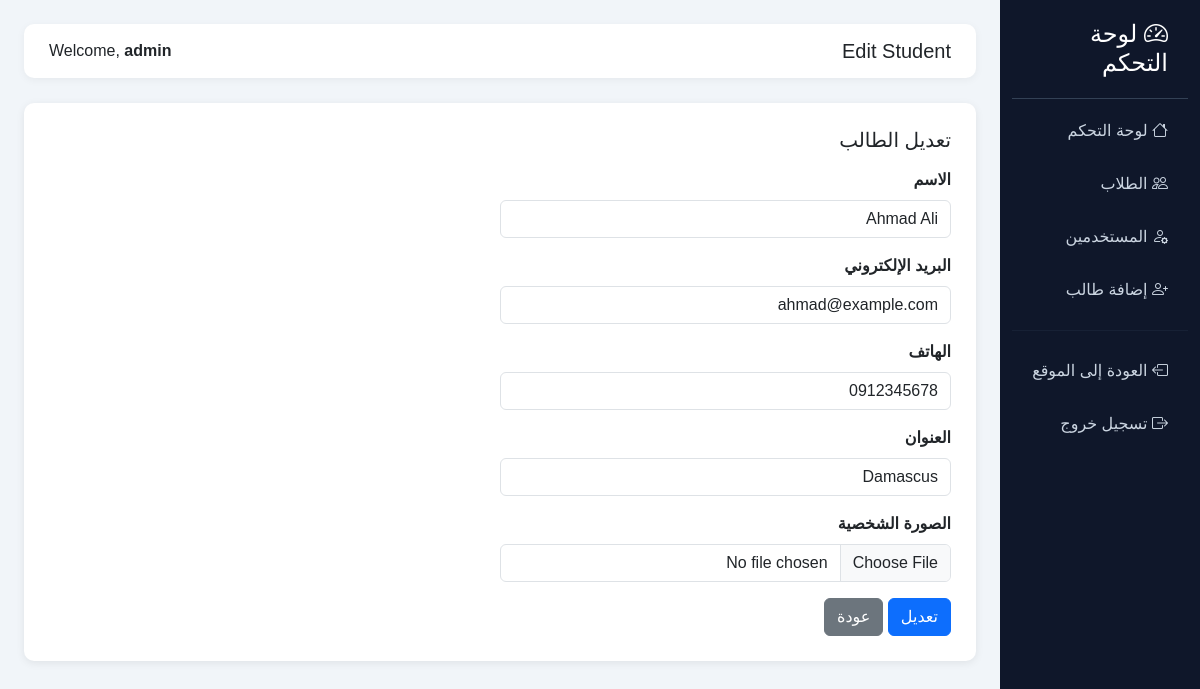
Page /admin/edit_student.php?id=1 (signed in) on the committed database.
### tables this page shows
CREATE TABLE IF NOT EXISTS students (
    id INT AUTO_INCREMENT PRIMARY KEY,
    name VARCHAR(100) NOT NULL,
    email VARCHAR(150) NOT NULL,
    phone VARCHAR(30) NOT NULL,
    address VARCHAR(255) NOT NULL,
    photo VARCHAR(255) DEFAULT NULL,
    created_at TIMESTAMP DEFAULT CURRENT_TIMESTAMP
);

### config.php (called while the page is built, shortened)
<?php
function e($value) {
    return htmlspecialchars((string)$value, ENT_QUOTES, 'UTF-8');
}
?>

### admin/edit_student.php (the view, shortened to what this page needs)
<?php
include "../config.php";
$id = (int)$_GET['id'];
$q = mysqli_query($conn, "SELECT * FROM students WHERE id=$id");
$student = mysqli_fetch_assoc($q);
include "header.php";
?>
            <div class="content-box">
                <h5 class="mb-3">تعديل الطالب</h5>
                <form method="post" enctype="multipart/form-data" class="col-md-6">
                    <div class="mb-3">
                        <label class="form-label fw-bold">الاسم</label>
                        <input type="text" name="name" class="form-control" value="<?php echo e($student['name']); ?>" required>
                    </div>
                    <div class="mb-3">
                        <label class="form-label fw-bold">البريد الإلكتروني</label>
                        <input type="email" name="email" class="form-control" value="<?php echo e($student['email']); ?>" required>
                    </div>
                    <div class="mb-3">
                        <label class="form-label fw-bold">الهاتف</label>
                        <input type="text" name="phone" class="form-control" value="<?php echo e($student['phone']); ?>" required>
                    </div>
                    <div class="mb-3">
                        <label class="form-label fw-bold">العنوان</label>
                        <input type="text" name="address" class="form-control" value="<?php echo e($student['address']); ?>" required>
                    </div>
                    <div class="mb-3">
                        <label class="form-label fw-bold">الصورة الشخصية</label>
                        <input type="file" name="photo" class="form-control" accept="image/*">
                    </div>
                    <button type="submit" name="update" class="btn btn-primary">تعديل</button>
                    <a href="students.php" class="btn btn-secondary">عودة</a>
                </form>
            </div>
<?php include "footer.php"; ?>

### admin/header.php (style rules this page uses)
body { background: #f1f5f9; font-family: Arial, sans-serif; }
.content-box { background: white; border-radius: 10px; padding: 25px; box-shadow: 0 2px 8px rgba(0,0,0,0.08); }

### rows in the picture
students: name "Ahmad Ali", email "ahmad@example.com", phone "0912345678", address "Damascus"

### other values in the picture
$page_title "Edit Student"
$_SESSION['username'] "admin"
